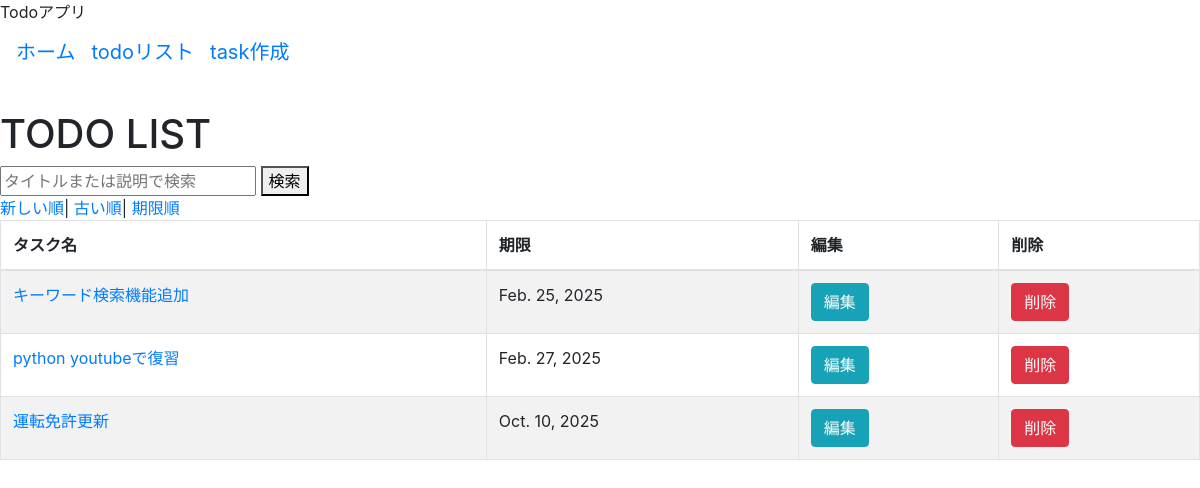
The app's page /todo/task_list/?sort=due_date with its own data.
### todo/models.py (models this page shows, shortened)
class Task(models.Model):
    title = models.CharField(max_length=50)
    description = models.TextField(blank=True)  # 空白可にする場合は`blank=True`
    expiry = models.DateField()
    created_at = models.DateTimeField(auto_now_add=True)  # auto_now_add=Trueで登録日がnowでDB保存
    class Meta:
        db_table='task'

### todo/views.py (the view)
# urls.py: path('task_list/',TaskListView.as_view(),name='task_list'),
class TaskListView(ListView): #task一覧を表示するページ
    model = Task
    template_name = 'todo/task_list.html'
    context_object_name = 'tasks'
    def get_queryset(self):
        query = super().get_queryset()
        keyword = self.request.GET.get('keyword', None)
        task_expiry = self.request.GET.get('task_expiry', None)
        if keyword:
            query = query.filter(Q(title__icontains=keyword) | Q(description__icontains=keyword))
        if task_expiry:
            query = query.filter(expiry=task_expiry)
        sort_options = {
            'created_at':'created_at', #登録した順番(古い順)のsort
            '-created_at':'-created_at', #登録した順番(新しい順)のsort
            'due_date':'expiry' ,  #task期限が早い順のsort
        }
        sort_by = self.request.GET.get('sort','-created_at')
        query = query.order_by(sort_options.get(sort_by, 'created_at'))
        return query

### templates/todo/task_list.html (shortened to what this page needs)
    {% extends 'base.html' %}
    {% block content %}
    <h1>TODO LIST</h1>
    <form method="get" action="{% url 'todo:task_list' %}">
        <input type="text" name="keyword" placeholder="タイトルまたは説明で検索" value="{{ request.GET.keyword }}">
        <button type="submit">検索</button><br>
    </form>
    <div>
    <a href="?sort=-created_at">新しい順</a>|
    <a href="?sort=created_at">古い順</a>|
    <a href="?sort=due_date">期限順</a>
    </div>
<div>
    <table class="table table-striped table-bordered">
    <thead>
        <tr>
        <th>タスク名</th>
        <th>期限</th>
        <th>編集</th>
        <th>削除</th>
        </tr>
    </thead>
    <tbody>
    {% for task in tasks %}
        <tr>
        <td><a href="{% url 'todo:task_detail' pk=task.id %}">{{ task.title }}</a></td>
        <td>{{ task.expiry }}</td>
        <td><a href="{% url 'todo:task_update' pk=task.id %}" class="btn btn-info">編集</a></td>
        <td><a href="{% url 'todo:task_delete' pk=task.id %}" class="btn btn-danger">削除</a></td>
        </tr>
    {% endfor %}
    </tbody>
    </table>
</div>
    {% endblock %}

### records on screen
Task: title "キーワード検索機能追加", expiry "Feb. 25, 2025"
Task: title "python youtubeで復習", expiry "Feb. 27, 2025"
Task: title "運転免許更新", expiry "Oct. 10, 2025"
